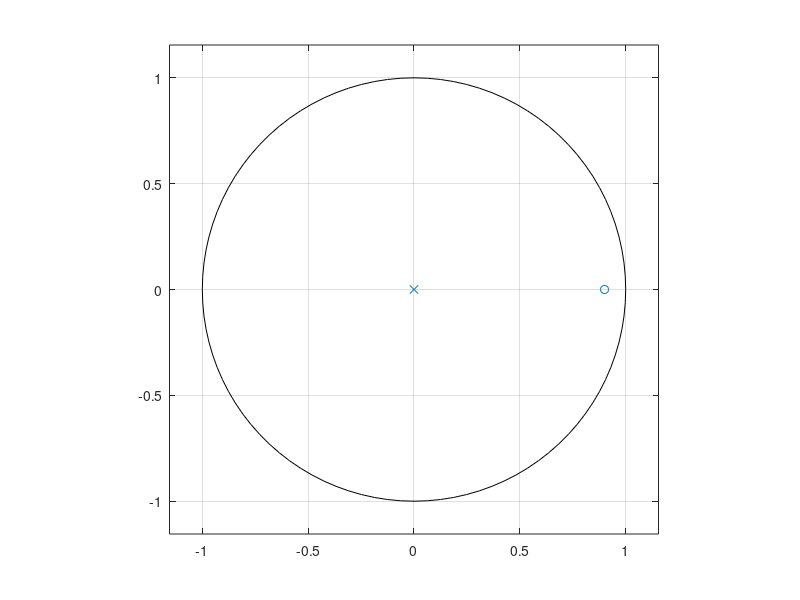
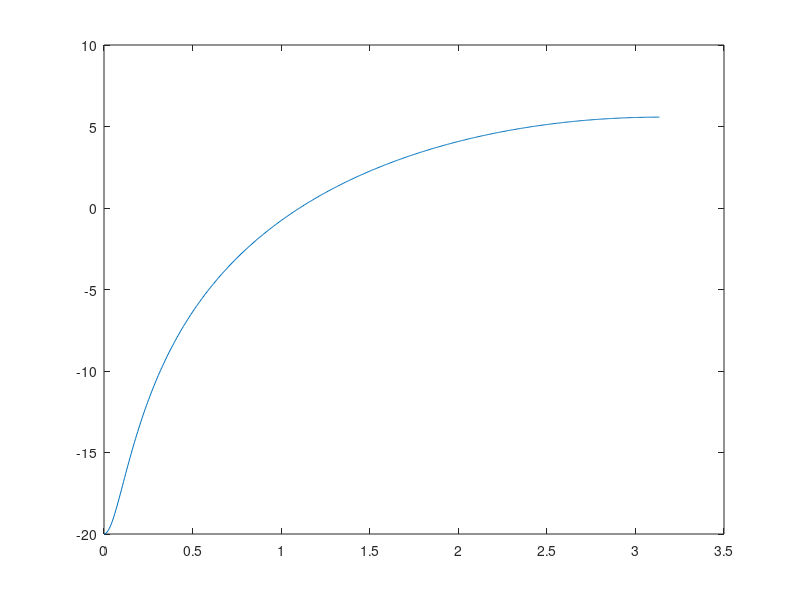
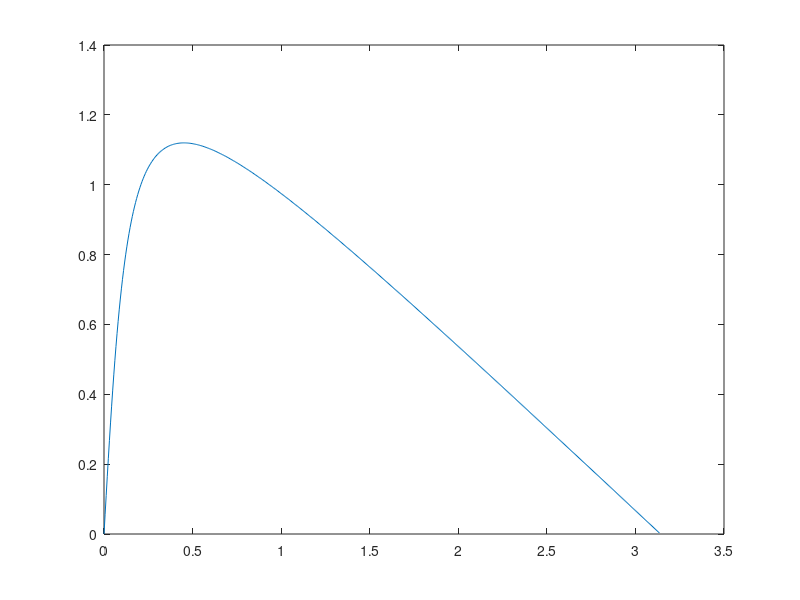
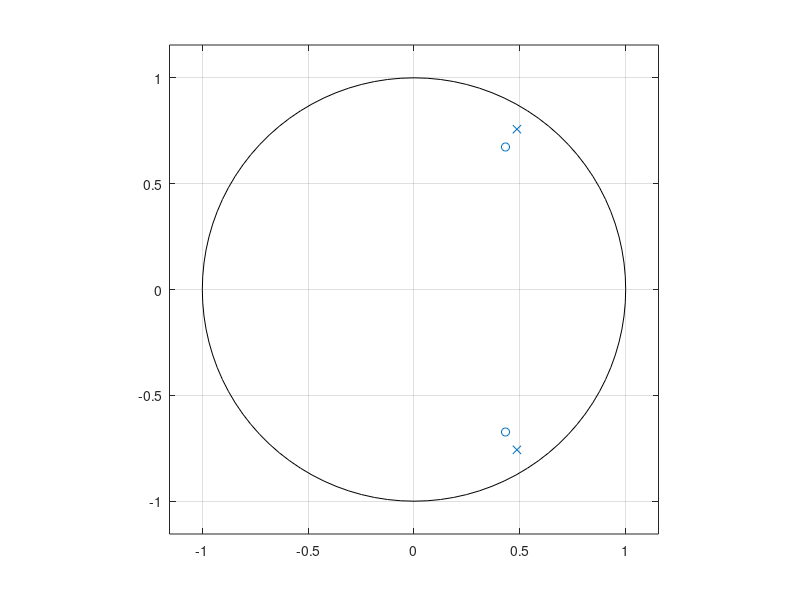

These figures' MATLAB source, in order:
% et 4235 - Digital signal processing
% Class 3: Examples and exercises
%
% Toon van Waterschoot, Geert Leus, and Alle-Jan van der Veen
% 19-09-2011 -- Faculty of EEMCS, Delft University of Technology

clear;
close all;

%% EXERCISE 4: DESIGN AND ANALYSIS OF ELEMENTARY DIGITAL FILTERS
%
% 1. Design a highpass filter with one zero at z=0.9

h_hp = [1,-0.9];

% 2. Plot the pole-zero diagram in the complex plane

figure;
zplane(h_hp,1);

% 3. Plot the frequency response (magnitude & phase)

[H_hp,omega] = freqz(h_hp,1);
figure;
plot(omega,20*log10(abs(H_hp)));
figure;
plot(omega,unwrap(angle(H_hp)));

% 4. Design a bandpass filter with central frequency omega_c=1 rad, r_z =
% 0.8, r_p = 0.9 

omega_c = 1;
r_z = 0.8;
r_p = 0.9;
b_bp = [1,-2*r_z*cos(omega_c),r_z^2];
a_bp = [1,-2*r_p*cos(omega_c),r_p^2];

% 5. Plot the pole-zero diagram in the complex plane

figure;
zplane(b_bp,a_bp);

% 6. Plot the frequency response (magnitude & phase)

[H_bp,omega] = freqz(b_bp,a_bp);
figure;
plot(omega,20*log10(abs(H_bp)));
figure;
plot(omega,unwrap(angle(H_bp)));

